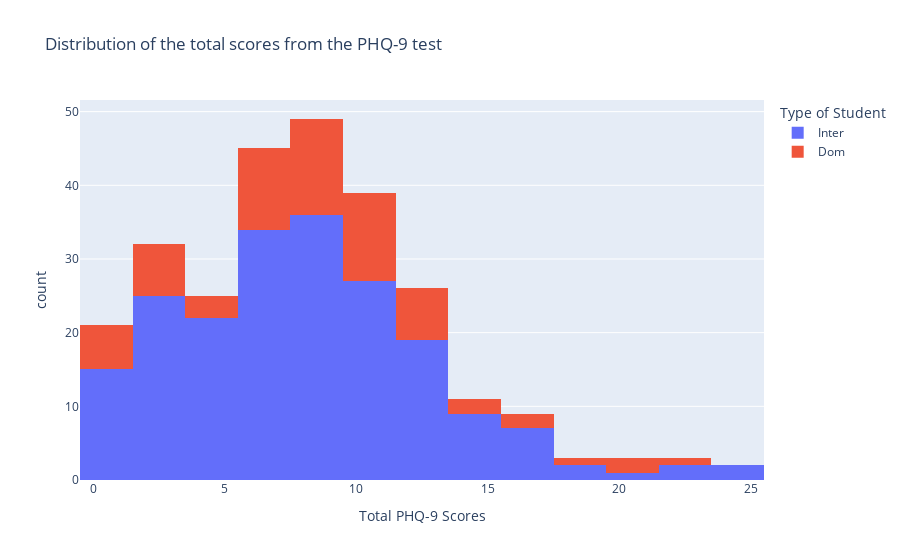

Notebook cell for this chart:
### Code cell
#Create a histogram to show PHQ-9 test scores

fig = px.histogram(

#Select the dataframe

data_frame = mental,

#Select column to visualize

x = 'ToDep',

#Select additional column to determine groups of data

color = 'inter_dom',

#Clean up the labels

title = 'Distribution of the total scores from the PHQ-9 test',
labels = {'inter_dom':'Type of Student', 'ToDep':'Total PHQ-9 Scores'})

#Show the figure

fig.show()

### Figure 1 — Plotly figure (JSON) as saved in the notebook; plotly's stock layout.template omitted (floating-point values rounded to 4 significant figures; data arrays with more than 128 entries replaced by an {"elided": "..."} marker saying what was removed)
{"data": [{"alignmentgroup": "True", "bingroup": "x", "hovertemplate": "Type of Student=Inter<br>Total PHQ-9 Scores=%{x}<br>count=%{y}<extra></extra>", "legendgroup": "Inter", "marker": {"color": "#636efa", "pattern": {"shape": ""}}, "name": "Inter", "offsetgroup": "Inter", "orientation": "v", "showlegend": true, "type": "histogram", "x": {"elided": "201 int values"}, "xaxis": "x", "yaxis": "y"}, {"alignmentgroup": "True", "bingroup": "x", "hovertemplate": "Type of Student=Dom<br>Total PHQ-9 Scores=%{x}<br>count=%{y}<extra></extra>", "legendgroup": "Dom", "marker": {"color": "#EF553B", "pattern": {"shape": ""}}, "name": "Dom", "offsetgroup": "Dom", "orientation": "v", "showlegend": true, "type": "histogram", "x": [12, 9, 7, 3, 10, 6, 6, 0, 13, 9, 7, 20, 21, 23, 2, 13, 7, 11, 5, 1, 8, 8, 11, 11, 0, 8, 16, 7, 2, 14, 9, 10, 15, 10, 12, 11, 11, 10, 3, 4, 18, 9, 5, 2, 7, 10, 7, 6, 9, 2, 13, 10, 9, 6, 0, 13, 9, 9, 17, 13, 0, 11, 8, 2, 9, 1, 7], "xaxis": "x", "yaxis": "y"}], "layout": {"barmode": "relative", "legend": {"title": {"text": "Type of Student"}, "tracegroupgap": 0}, "title": {"text": "Distribution of the total scores from the PHQ-9 test"}, "xaxis": {"anchor": "y", "domain": [0, 1], "title": {"text": "Total PHQ-9 Scores"}}, "yaxis": {"anchor": "x", "domain": [0, 1], "title": {"text": "count"}}}}
